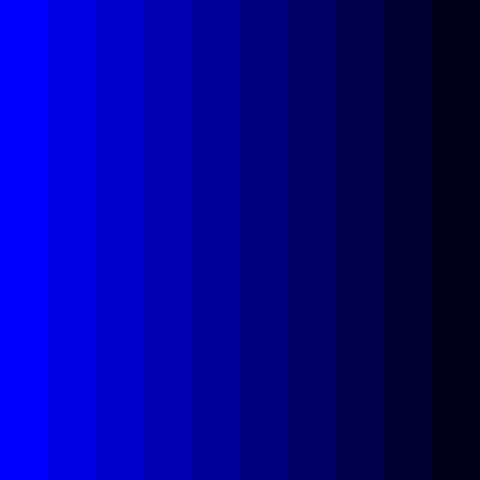
Frame 1 (no input)
Frame 60 (the mouse pressed at the canvas centre just before this capture): identical to frame 1, image omitted
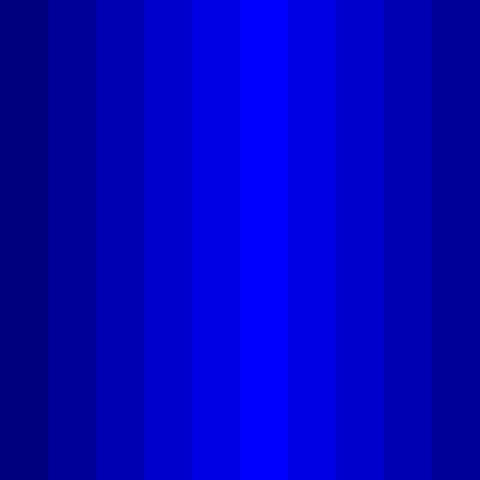
Frame 120 (the mouse held since frame 60 and released just before this capture)

The Processing sketch that drew these frames (run headless with seeded random() and noise(); from frame 60 on, the mouse is pressed at the canvas centre):

// Processing sketch: exercise
// ── exercise.pde
void setup()
{
  size(480,480);
  
}

void draw()
{
  for (float x=0;x<width;x+=48){
  float B=255-abs(x-mouseX)/width*255;
  noStroke();
  fill(0,0,B);
  rect(x,0,48,height);
  }

}
